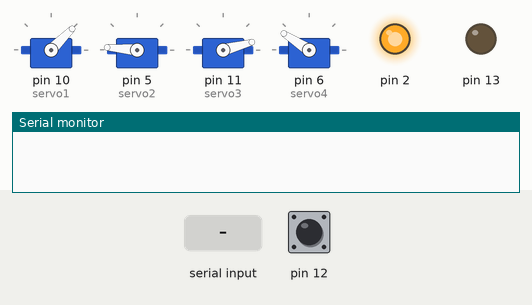
Recording of a sketch running on a simulated Arduino Uno, built with avr-gcc and run on an emulated ATmega328P. Shown: 4 × servo, output pins drawn as LEDs (lit = HIGH), the last lines printed to the serial monitor. The test bench sets the inputs (shaded band); at power-on: pin 12 HIGH.

Above: at 1.2 s.
1.3 s: "90,45\n" received over Serial
At 2.2 s:
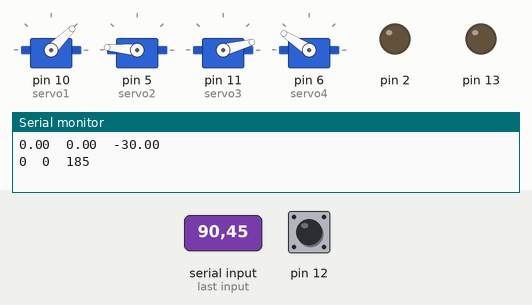
Timing chart, 0 to 17.5 s (numbered marks = the images above; inputs shaded):
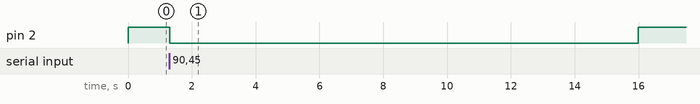

Measured:
- after the input at 1.3 s, pin 2: HIGH → LOW at once, → HIGH 14.7 s later

The sketch:

Arm_test.ino
```cpp
#include <Servo.h>
//#include <MsTimer2.h>

Servo servo1;
Servo servo2;
Servo servo3;
Servo servo4;
String rdString = "";
uint32_t value;

double h = 110 ;
double L1 = 108;
//double L2 = 190;
double L2 = 200;
double x,y;
double z=-30;
float theta1,theta2,theta3;

int rev_angle;

int angle11,angle12,angle13;
int angle21,angle22,angle23;

int t = 0;
const int step1=150;

void setup() {
  pinMode(13,OUTPUT);
  pinMode(12,INPUT_PULLUP);
  pinMode(5,OUTPUT);
  pinMode(11,OUTPUT);
  pinMode(2,OUTPUT);
  servo1.attach(10);
  servo2.attach(5);
  servo3.attach(11);
  servo4.attach(6);

  Serial.begin(9600);

  angle11 =45;
  angle12 = 175;
  angle13 = 15;

  servo1.write(angle11);
  servo2.write(angle12);
  servo3.write(angle13);
  servo4.write(147);
}

void loop() {
  _send();
  //move_arm();
  receive_move();
  //receive();
}

void move_arm(double x,double y,double z){
  double yy = sqrt(sq(x)+sq(y));
//  theta1 = (PI-atan2(yy,(h-z))-acos((sq(L1)-sq(L2)+sq(h-z)+sq(yy))/(2*L1*sqrt(sq(h-z)+sq(yy)))))*180/PI;
//  theta2 = (PI-acos((sq(L1)+sq(L2)-sq(h-z)-sq(yy))/(2*L1*L2)))*180/PI;
//  theta3 = atan2(y,x);


}

void receive_move(){
  while (Serial.available()>0) {
    char c = Serial.read();
    rdString += c;

    if (c =='\n'){
      value = rdString.toInt();
      rdString = "";
      x = value / 1000000;
      y = value / 1000 % 1000;
      if (x>300)
        x = 300 - x;

      Serial.print(x);
      Serial.print("\t");
      Serial.print(y);
      Serial.print("\t");
      Serial.println(z);

      double yy = sqrt(sq(x)+sq(y));

//      theta1 = (PI-atan2(yy,(h-z))-acos((sq(L1)-sq(L2)+sq(h-z)+sq(yy))/(2*L1*sqrt(sq(h-z)+sq(yy)))))*180/PI;
//      theta2 = (PI-acos((sq(L1)+sq(L2)-sq(h-z)-sq(yy))/(2*L1*L2)))*180/PI;
//      theta3 = atan2(y,x)*180/PI;
//      angle21 = -theta1+140;
//      angle22 = theta2+105;
//      angle23 = -theta3+180;

//      theta1 = (PI-atan2(yy,(h-z))+acos((sq(L1)-sq(L2)+sq(h-z)+sq(yy))/(2*L1*sqrt(sq(h-z)+sq(yy)))))*180/PI;
//      theta2 = (PI-acos((sq(L1)+sq(L2)-sq(h-z)-sq(yy))/(2*L1*L2)))*180/PI;
//      theta3 = atan2(y,x)*180/PI;
//      angle21 = -theta1+140;
//      angle22 = -theta2+105;
//      angle23 = -theta3+180;

//        theta1=(asin((pow(x,2)+pow(y,2)+pow(z,2)+pow(L1,2)-pow(L2,2))/(2*L1*sqrt(pow(x,2)+pow(y,2)+pow(z,2))))-acos(abs(z)/sqrt((pow(x,2)+pow(y,2)+pow(z,2)))))*180/pi;
//        anpha=atan2((abs(z)-L1*sin(theta1))/(sqrt(pow(x,2)+pow(y,2))-L1*cos(theta1)))*180/pi;
//        theta2= theta1-anpha;
//        theta3=atan2(y,x)*180/pi;
//
//        angle21=-theta1+120;
//        angle23=-theta3+180;
//        if(angle21<0){
//        angle22=-theta2+105;}
//        else angle22=theta2+105;
//    if(sqrt(sq(x)+sq(y))>266){
//        theta1=asin((sq(x)+sq(y)+sq(z)+sq(L1)-sq(L2))/(2*L1*sqrt(sq(x)+sq(y)+sq(z))))-acos(abs(z)/sqrt((sq(x)+sq(y)+sq(z))));
//        float anpha=atan2((abs(z)-L1*sin(abs(theta1))),(sqrt(sq(x)+sq(y))-L1*cos(abs(theta1))));
//        theta2= (-theta1-anpha)*180/PI;
//        theta3=atan2(y,x)*180/PI;
//
//        angle21=-theta1*180/PI+65;
//        angle23=-theta3+183;
//        angle22=theta2+95;
//       }
    if(sqrt(sq(x)+sq(y))>296){
     theta1=asin((sq(x)+sq(y)+sq(z)+sq(L1)-sq(L2))/(2*L1*sqrt(sq(x)+sq(y)+sq(z))))-acos(abs(z)/sqrt((sq(x)+sq(y)+sq(z))));
    float anpha=atan2((abs(z)-L1*sin(abs(theta1))),(sqrt(sq(x)+sq(y))-L1*cos(abs(theta1))));
        theta2= (-theta1-anpha)*180/PI;
      theta3=atan2(y,x)*180/PI;

       angle21=theta1*180/PI+65;
       angle23=-theta3+185;
        angle22=theta2+108;
       }
    else{
       theta1=-(asin((sq(x)+sq(y)+sq(z)+sq(L1)-sq(L2))/(2*L1*sqrt(sq(x)+sq(y)+sq(z))))-acos(abs(z)/sqrt((sq(x)+sq(y)+sq(z)))));
        float anpha=atan2((abs(z)-L1*sin(abs(-theta1))),(sqrt(sq(x)+sq(y))-L1*cos(abs(-theta1))));
        theta2= (theta1-anpha)*180/PI;
        theta3=atan2(y,x)*180/PI;

        angle21=theta1*180/PI+65;
        angle23=-theta3+185;
        angle22=-theta2+110;
	}

      Serial.print(angle21);
      Serial.print("\t");
      Serial.print(angle22);
      Serial.print("\t");
      Serial.print(angle23);

      digitalWrite(2,LOW);

      MOVE(servo3,angle13,angle23);
      MOVE(servo4,147,100);
      MOVE2(servo1,angle11,angle21,servo2,angle12,angle22);
      MOVE(servo4,100,147);
               t=0;
        while(t<step1-1){
          moveservo(servo2,angle22,angle12);
          moveservo(servo1,angle21,angle11);
          delay(5);
          t++;
        }
  //    MOVE2(servo2,angle22,angle12,servo1,angle21,angle11);
      MOVE(servo3,angle23,angle13);
              t=0;
        while(t<step1-1){
          moveservo(servo2,angle12,angle22);
          moveservo(servo1,angle11,angle21);
          delay(5);
          t++;
        }
 //     MOVE2(servo1,angle11,angle21,servo2,angle12,angle22);
      MOVE(servo4,147,100);
      MOVE2(servo1,angle21,angle11,servo2,angle22,angle12);
      MOVE(servo4,100,147);
    }
  }
  digitalWrite(2,HIGH);
}

void MOVE(Servo sv,int a1,int a2){
  t=0;
  while(t<step1-1){
    moveservo(sv,a1,a2);delay(5);
    t++;
  }
   delay(10);
}


void MOVE2(Servo sv1,int a1,int a2,Servo sv2,int a3,int a4){
  t=0;
  while(t<step1-1){
    moveservo(sv1,a1,a2);
    moveservo(sv2,a3,a4);
    delay(5);
    t++;
  }
}

void _receive(){
  while (Serial.available()>0) {
    char c = Serial.read();
    rdString += c;

    if (c =='\n'){
      value = rdString.toInt();
      rdString = "";
      Serial.println(value);
      servo3.write(value);
    }
  }
}
void _send(){
  if(digitalRead(12)==LOW){
    while (digitalRead(12)==LOW){};
    Serial.print('f');
    delay(100);}
}

float moveservo(Servo z,int angleHead1,int angleBack1){
  if(angleBack1>angleHead1){
    int x1 = angleBack1-angleHead1;
    if(t<step1){
     float angle1=angleHead1+x1/PI*(((PI*t)/step1)-cos((PI*t)/step1)*sin((PI*t)/step1));
     z.write(angle1);
     delay(3);
     return angle1;
   }
  }
  else {
    int x11 = angleHead1-angleBack1;
    if(t<step1){
      float angle2=angleHead1-x11/PI*(((PI*t)/step1)-cos((PI*t)/step1)*sin((PI*t)/step1));
      z.write(angle2);
      delay(3);
      return angle2;
    }
  }
}
```
